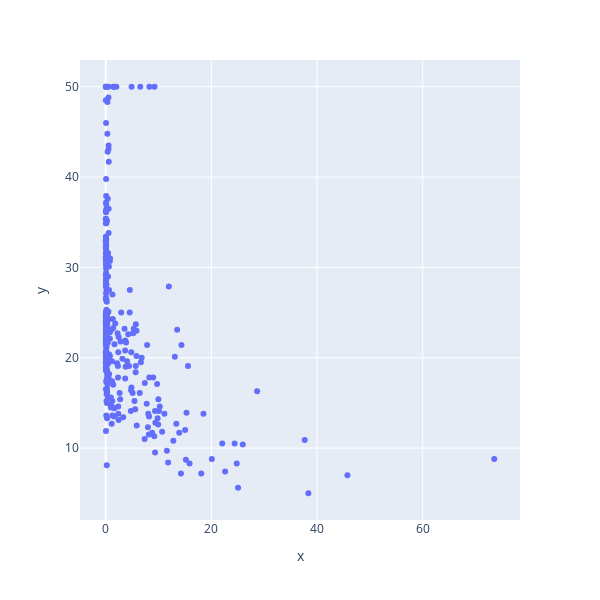

The code cell stored with this chart in its notebook:
### Code cell
# Построить scatter график по параметрам crim, medv
import plotly.express as px
px.scatter(x=df['crim'], y=df['medv'], width=600, height=600)

### Figure 1 — Plotly figure (JSON) as saved in the notebook; plotly's stock layout.template omitted (floating-point values rounded to 4 significant figures; data arrays with more than 128 entries replaced by an {"elided": "..."} marker saying what was removed)
{"data": [{"hovertemplate": "x=%{x}<br>y=%{y}<extra></extra>", "legendgroup": "", "marker": {"color": "#636efa", "symbol": "circle"}, "mode": "markers", "name": "", "orientation": "v", "showlegend": false, "type": "scatter", "x": {"elided": "333 float values"}, "xaxis": "x", "y": {"elided": "333 float values"}, "yaxis": "y"}], "layout": {"height": 600, "legend": {"tracegroupgap": 0}, "margin": {"t": 60}, "width": 600, "xaxis": {"anchor": "y", "domain": [0, 1], "title": {"text": "x"}}, "yaxis": {"anchor": "x", "domain": [0, 1], "title": {"text": "y"}}}}
